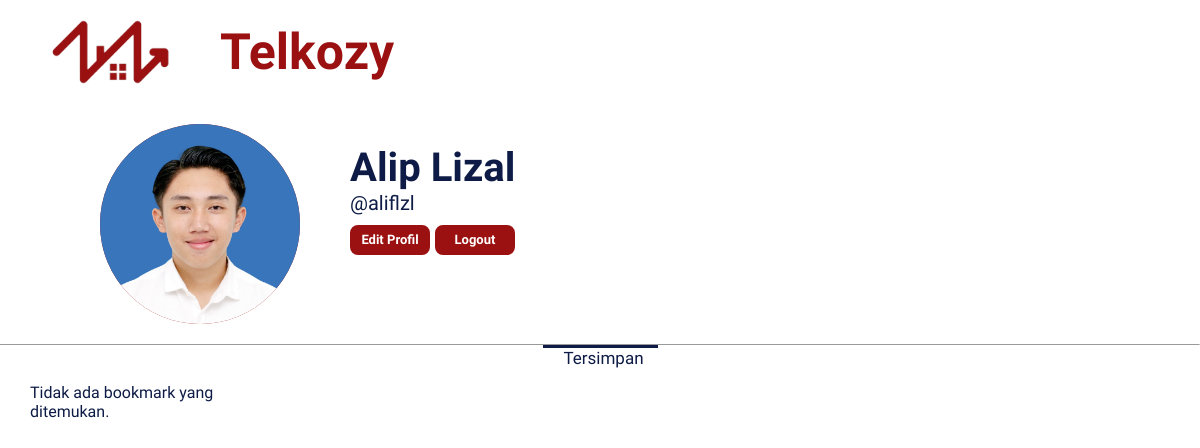
Page /profil_pencari.php (signed in) on the committed database.
### tables this page shows
CREATE TABLE `akun` (
  `id_akun` int(11) NOT NULL,
  `nama_lengkap` varchar(100) NOT NULL,
  `username` varchar(20) NOT NULL,
  `email` varchar(100) NOT NULL,
  `foto_profil` varchar(255) DEFAULT NULL,
  `password` varchar(255) NOT NULL,
  `role` int(11) NOT NULL,
  `reset_token_hash` varchar(64) DEFAULT NULL,
  `reset_token_expires_at` datetime DEFAULT NULL
);

### profil_pencari.php (the view, shortened to what this page needs)
<?php
$id_akun = $_SESSION['id_akun'];
require 'koneksi.php';
$sql = "SELECT nama_lengkap, username, foto_profil FROM akun WHERE id_akun = '$id_akun'";
$result = mysqli_query($conn, $sql);
if ($result && mysqli_num_rows($result) > 0) {
    $row = mysqli_fetch_assoc($result);
    $nama_lengkap = $row['nama_lengkap'];
    $username = $row['username'];
    $foto_profil = $row['foto_profil'];
} else {
    die("Error: Data pengguna tidak ditemukan.");
}
$sql_bookmarks = "SELECT b.id_kost, k.nama_kost, k.nama_daerah, k.tipe_kost, k.harga, k.foto_path
                  FROM bookmarks b
                  JOIN kost k ON b.id_kost = k.id_kost
                  WHERE b.id_akun = '$id_akun'";
$result_bookmarks = mysqli_query($conn, $sql_bookmarks);
?>
<!DOCTYPE html>
<html>
<head>
    <link rel="stylesheet" href="src/style.css" />
</head>
<body>
    <header>
        <img class="logo" src="src/img/logo.png" alt="TELKOZY" />
        <h1 class="telkozy">Telkozy</h1>
    </header>
    <div class="container-profil-pencari">
        <div class="foto-profil">
            <?php if (!empty($foto_profil)): ?>
                <img src="src/img/profil/<?= $foto_profil ?>" alt="Foto Profil" />
            <?php else: ?>
                <div class="foto-profil">
                    <img src="" alt="">
                </div>
            <?php endif; ?>
        </div>
        <div class="identitas-akun">
            <h1 style="margin: 0;"><?= $nama_lengkap ?></h1>
            <p style="margin: 0;">@<?= $username ?></p>
            <button><a href="edit_profil_pencari.php?id=<?= $id_akun; ?>">Edit Profil</a></button>
            <button><a href="logout.php">Logout</a></button>
        </div>
    </div>
    <div class="bookmark">
        <hr>
        <div class="bookmark-judul">
            <p>Tersimpan</p>
        </div>
        <div class="bookmark-kost">
            <?php if ($result_bookmarks && mysqli_num_rows($result_bookmarks) > 0): ?>
                <?php while ($row_bookmark = mysqli_fetch_assoc($result_bookmarks)): ?>
                    <div class="bookmark-per-kost">
                        <a href="info_kost_pencari.php?id_kost=<?= $row_bookmark['id_kost'] ?>">
                            <div>
                                <img src="src/img/kost/<?= $row_bookmark['foto_path'] ?>" alt="">
                            </div>
                            <i class="ph-fill ph-heart"></i>
                            <div class="bookmark-deskripsi">
                                <h1 class="judul" style="font-size: 17px;"><?= $row_bookmark['nama_kost'] ?></h1>
                                <p class="lokasi" style="font-size: 17px;"><?= $row_bookmark['nama_daerah'] ?> |<button><?= $row_bookmark['tipe_kost'] ?></button></p>
                                <h2 class="harga" style="font-size: 17px;">Rp<?= number_format($row_bookmark['harga'], 0, ',', '.') ?> <span>/bulan</span></h2>
                            </div>
                        </a>
                    </div>
                <?php endwhile; ?>
        </div>
        <div class="kost-kosong">
        <?php else: ?>
                <p>Tidak ada bookmark yang ditemukan.</p>
            <?php endif; ?>
        </div>
    </div>
</body>
</html>

### src/style.css (style rules this page uses)
header { display: flex !important; align-items: center !important; }
body { padding: 0; margin: 0; font-family: 'Baloo 2', sans-serif !important; }
.logo { width: 120px; margin: 20px 50px 20px 50px; }
.telkozy { font-size: 50px; color: #9B1111; font-weight: 800; margin: 0px; align-items: center; justify-content: center; }
a { text-decoration: none !important; color: inherit !important; }
.container-profil-pencari { display: flex; margin-left: 100px; margin-top: 20px; }
.foto-profil { width: 200px; height: 200px; background-color: #9B1111; border-radius: 50%; }
.foto-profil img { width: 100%; height: 100%; border-radius: 50%; object-fit: cover; }
.identitas-akun { margin-left: 50px; color: #0D1B46; font-size: 20px; margin-top: 20px; }
.identitas-akun button { background-color: #9B1111; font-family: 'Baloo 2', sans-serif; border: 3px solid #9B1111; color: white; border-radius: 8px; margin-top: 10px; width: 80px; height: 30px; font-size: 13px; font-weight: 600; }
.bookmark hr { font-family: 'Baloo 2', sans-serif !important; margin-top: 20px; margin-bottom: 0px; border-bottom-width: 0px; }
.bookmark-judul { width: 115px; border-top: 3px solid #0D1B46; margin: 0 auto; margin-bottom: 15px; display: flex; align-items: center; justify-content: center; }
.bookmark-judul p { margin: 0px; font-weight: 500; font-size: 17px; margin-left: 7px; }
.bookmark-kost { max-width: 95%; margin: 0 auto; gap: 20px; display: grid; grid-template-columns: repeat(5, 1fr); }
.pengantar h1, p { margin: 0 auto; color: #0D1B46; }

### rows in the picture
akun: foto_profil (picture), nama_lengkap "Alip Lizal", username "aliflzl"
